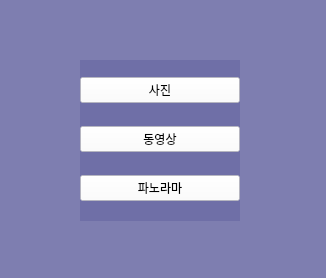
<?xml version="1.0" encoding="UTF-8"?>
<ui version="4.0">
 <class>InputFcType</class>
 <widget class="QWidget" name="InputFcType">
  <property name="geometry">
   <rect>
    <x>0</x>
    <y>0</y>
    <width>326</width>
    <height>278</height>
   </rect>
  </property>
  <property name="windowTitle">
   <string>Form</string>
  </property>
  <property name="styleSheet">
   <string notr="true">background-color: rgba(100, 100, 160, 150);</string>
  </property>
  <widget class="QWidget" name="verticalLayoutWidget">
   <property name="geometry">
    <rect>
     <x>80</x>
     <y>60</y>
     <width>160</width>
     <height>161</height>
    </rect>
   </property>
   <layout class="QVBoxLayout" name="verticalLayout">
    <item>
     <widget class="QPushButton" name="picture">
      <property name="styleSheet">
       <string notr="true">background-color: rgb(255, 255, 255,150);
font: 57 11pt &quot;DX별과그대&quot;;</string>
      </property>
      <property name="text">
       <string>사진</string>
      </property>
     </widget>
    </item>
    <item>
     <widget class="QPushButton" name="video">
      <property name="styleSheet">
       <string notr="true">background-color: rgb(255, 255, 255,150);
font: 57 11pt &quot;DX별과그대&quot;;</string>
      </property>
      <property name="text">
       <string>동영상</string>
      </property>
     </widget>
    </item>
    <item>
     <widget class="QPushButton" name="panorama">
      <property name="styleSheet">
       <string notr="true">background-color: rgb(255, 255, 255,150);
font: 57 11pt &quot;DX별과그대&quot;;</string>
      </property>
      <property name="text">
       <string>파노라마</string>
      </property>
     </widget>
    </item>
   </layout>
  </widget>
 </widget>
 <resources/>
 <connections>
  <connection>
   <sender>picture</sender>
   <signal>clicked()</signal>
   <receiver>InputFcType</receiver>
   <slot>find_pic()</slot>
   <hints>
    <hint type="sourcelabel">
     <x>218</x>
     <y>88</y>
    </hint>
    <hint type="destinationlabel">
     <x>305</x>
     <y>52</y>
    </hint>
   </hints>
  </connection>
  <connection>
   <sender>video</sender>
   <signal>clicked()</signal>
   <receiver>InputFcType</receiver>
   <slot>find_video()</slot>
   <hints>
    <hint type="sourcelabel">
     <x>244</x>
     <y>148</y>
    </hint>
    <hint type="destinationlabel">
     <x>311</x>
     <y>155</y>
    </hint>
   </hints>
  </connection>
  <connection>
   <sender>panorama</sender>
   <signal>clicked()</signal>
   <receiver>InputFcType</receiver>
   <slot>find_panorama()</slot>
   <hints>
    <hint type="sourcelabel">
     <x>131</x>
     <y>192</y>
    </hint>
    <hint type="destinationlabel">
     <x>49</x>
     <y>198</y>
    </hint>
   </hints>
  </connection>
 </connections>
 <slots>
  <slot>find_pic()</slot>
  <slot>find_video()</slot>
  <slot>find_panorama()</slot>
 </slots>
</ui>
